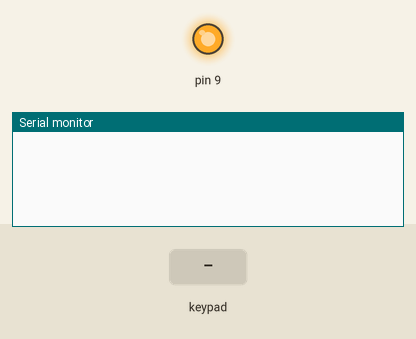
Recording of a sketch running on a simulated Arduino Uno, built with avr-gcc and run on an emulated ATmega328P. Parts: output pins drawn as LEDs (lit = HIGH), the last lines printed to the serial monitor. The test bench sets the inputs (shaded band).

Above: at 1.2 s.
1.3 s: key '1' pressed
At 2.3 s:
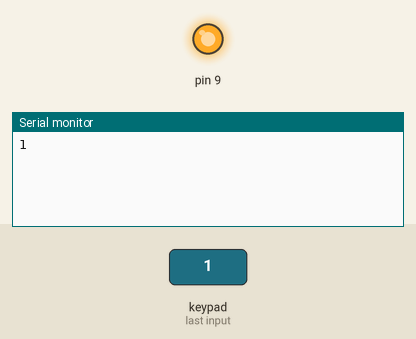
2.8 s: keypad keys 8 7 6 5 pressed 0.4 s apart
At 3.06 s:
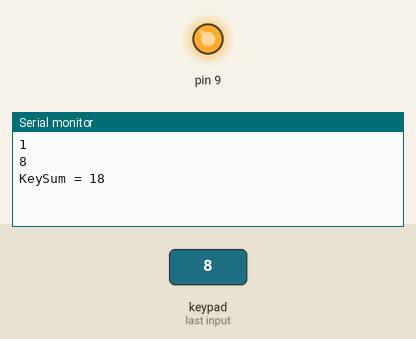
5.9 s: key '*' pressed
At 7.1 s:
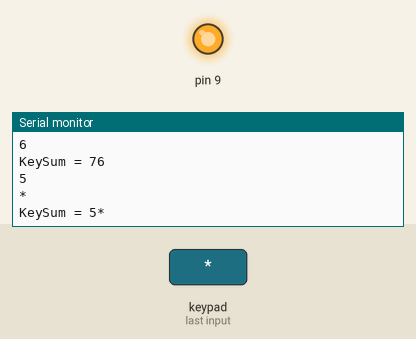
7.4 s: keypad keys 8 7 6 5 # pressed 0.4 s apart
At 9.5 s:
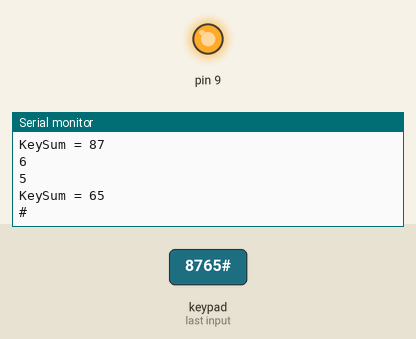
10.9 s: key '2' pressed
At 12.2 s:
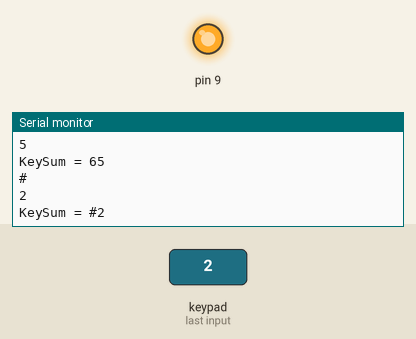
Timing chart, 0 to 13.4 s (numbered marks = the images above; inputs shaded):
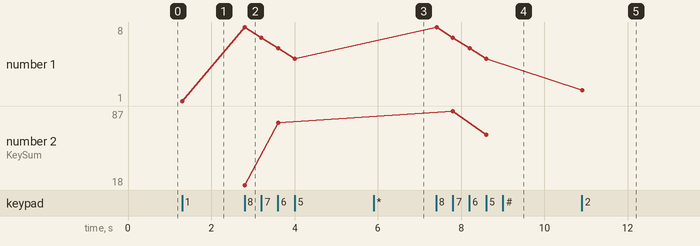

Measured:
- after the input at 1.3 s, the serial monitor: prints a new line at once (image 1)
- after the input at 2.8 s, the serial monitor: prints a new line at once (image 2)
- after the input at 5.9 s, the serial monitor: prints a new line at once (image 3)
- after the input at 7.4 s, the serial monitor: prints a new line at once (image 4)
- after the input at 10.9 s, the serial monitor: prints a new line at once (image 5)
- plotted number 1: 1 → 5 after the input at 2.8 s, 5 → 2 after the input at 10.9 s
- plotted number 2: 76 → 65 after the input at 7.4 s

The sketch:

arduino_push_keypad_2_digits.ino
```cpp
#include <Keypad.h>

float xxx;
unsigned long pwm1;

const byte ROWS = 4; //four rows
const byte COLS = 3; //three columns
int inputA1;

char keys[ROWS][COLS] = {
    {'1', '2', '3'},
    {'4', '5', '6'},
    {'7', '8', '9'},
    {'*', '0', '#'}};
byte rowPins[ROWS] = {8, 7, 6, 5}; //connect to the row pinouts of the keypad
byte colPins[COLS] = {4, 3, 2};    //connect to the column pinouts of the keypad

//Create an object of keypad
Keypad keypad = Keypad(makeKeymap(keys), rowPins, colPins, ROWS, COLS);

void setup()
{
    pinMode(9, OUTPUT);
    TCCR1A = _BV(COM1A1) | _BV(COM1B1) | _BV(COM1B0) | _BV(WGM11);
    TCCR1B = _BV(WGM13) | _BV(CS11);

    Serial.begin(9600);
}

char key;
int ckey = 0;
String varKey1 = "";
String varKey2 = "";
void loop()
{

    while (ckey == 0)
    {
        key = keypad.getKey(); // Read the key

        if (key != NO_KEY)
        {
            Serial.println(key);
            varKey1 = String(key);
            ckey++;
        }
    }

    while (ckey == 1)
    {
        key = keypad.getKey(); // Read the key

        if (key != NO_KEY)
        {
            Serial.println(key);
            varKey2 = String(key);
            ckey++;
        }
    }

    if (ckey == 2)
    {
        String KeySum = varKey1 + varKey2;
        Serial.println(String("KeySum = ") + KeySum);
        if (KeySum == "15")
        {                  //เมื่อ กด 0 เข้าเงื่อนไขนี้
            inputA1 = 950; // แทนค่า inputA1 ด้วย 1024 ที่ทำให้ PWM มี dutycycle 5 %
            Serial.println(String("Read inputA1 = ") + inputA1);
        }
        if (KeySum == "20")
        {                  //เมื่อ กด 1 เข้าเงื่อนไขนี้
            inputA1 = 900; // แทนค่า inputA1 ด้วย 900 ที่ทำให้ PWM มี dutycycle 10 %
            Serial.println(String("Read inputA1 = ") + inputA1);
        }

        ICR1 = 62.5;
        pwm1 = inputA1;

        xxx = float(pwm1);

        xxx = xxx * ICR1;

        xxx = xxx / 512;

        OCR1A = int(62.5 - (xxx / 2));
        ckey = 0;
    }
}
```
